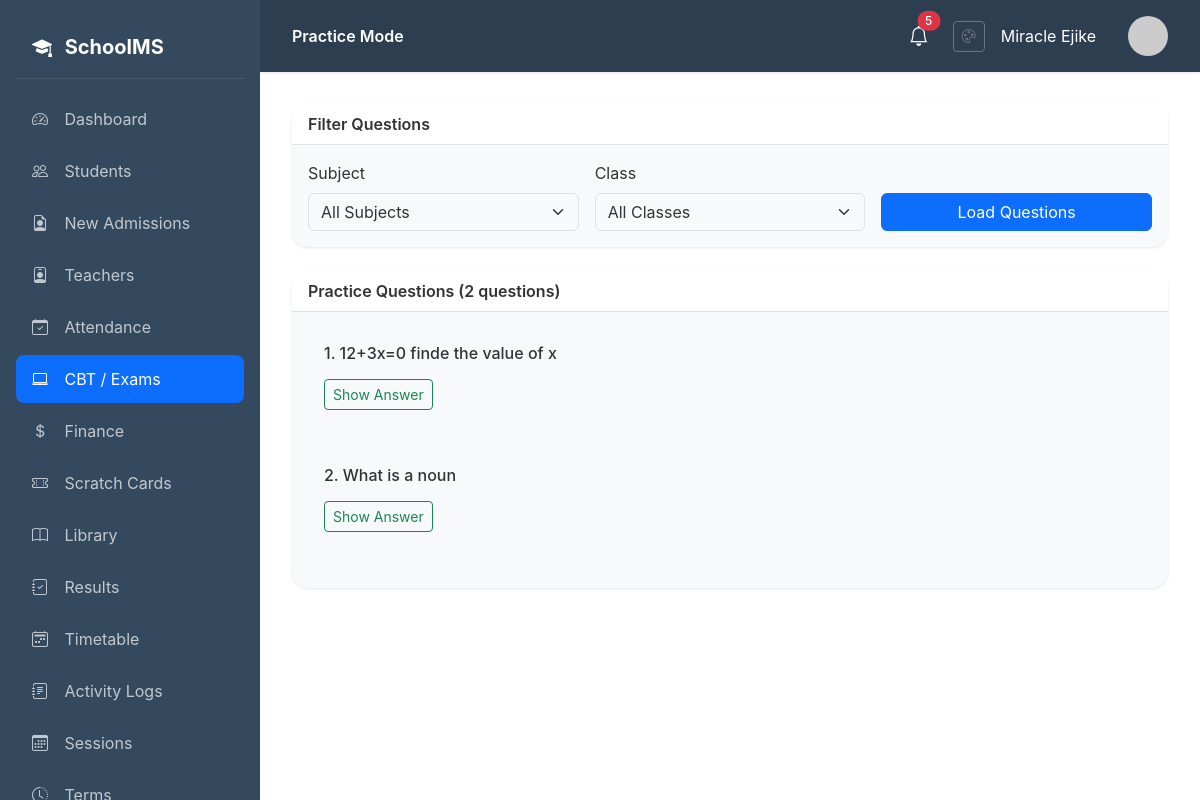
The page /cbt/practice/ (signed in) on the database its author committed.
### cbt/models.py (models this page shows, shortened)
class QuestionBank(models.Model):
    QUESTION_TYPES = [
        ('multiple_choice', 'Multiple Choice'),
        ('true_false', 'True/False'),
        ('short_answer', 'Short Answer'),
    ]
    DIFFICULTY_LEVELS = [
        ('easy', 'Easy'),
        ('medium', 'Medium'),
        ('hard', 'Hard'),
    ]
    subject = models.ForeignKey(Subject, on_delete=models.CASCADE)
    class_level = models.ForeignKey(ClassLevel, on_delete=models.CASCADE)
    question_text = models.TextField()
    question_type = models.CharField(max_length=20, choices=QUESTION_TYPES, default='multiple_choice')
    option_a = models.CharField(max_length=255, blank=True)
    option_b = models.CharField(max_length=255, blank=True)
    option_c = models.CharField(max_length=255, blank=True)
    option_d = models.CharField(max_length=255, blank=True)
    correct_answer = models.CharField(max_length=255)
    explanation = models.TextField(blank=True)
    difficulty = models.CharField(max_length=10, choices=DIFFICULTY_LEVELS, default='medium')
    created_by = models.ForeignKey(Teacher, on_delete=models.SET_NULL, null=True)
    created_at = models.DateTimeField(auto_now_add=True)

### cbt/views.py (the view)
# urls.py: path('practice/', views.practice_mode, name='practice'),
@login_required
def practice_mode(request):
    subjects = Subject.objects.all()
    class_levels = ClassLevel.objects.all()
    subject_filter = request.GET.get('subject', '')
    class_filter = request.GET.get('class', '')
    questions = QuestionBank.objects.all()
    if subject_filter:
        questions = questions.filter(subject_id=subject_filter)
    if class_filter:
        questions = questions.filter(class_level_id=class_filter)
    questions = list(questions)
    if questions:
        random.shuffle(questions)
        questions = questions[:10]
    context = {
        'subjects': subjects,
        'class_levels': class_levels,
        'questions': questions,
        'subject_filter': subject_filter,
        'class_filter': class_filter,
    }
    return render(request, 'cbt/practice.html', context)

### core/context_processors.py (called while the page is built)
def vapid_public_key(request):
    return {
        'vapid_public_key': getattr(settings, 'VAPID_PUBLIC_KEY', ''),
    }

### templates/cbt/practice.html (shortened to what this page needs)
{% extends 'base.html' %}
{% block page_title %}Practice Mode{% endblock %}
{% block content %}
<div class="card mb-4">
    <div class="card-header">Filter Questions</div>
    <div class="card-body">
        <form method="get" class="row g-3">
            <div class="col-md-4">
                <label class="form-label">Subject</label>
                <select name="subject" class="form-select">
                    <option value="">All Subjects</option>
                </select>
            </div>
            <div class="col-md-4">
                <label class="form-label">Class</label>
                <select name="class" class="form-select">
                    <option value="">All Classes</option>
                </select>
            </div>
            <div class="col-md-4 d-flex align-items-end">
                <button type="submit" class="btn btn-primary w-100">Load Questions</button>
            </div>
        </form>
    </div>
</div>
{% if questions %}
<div class="card">
    <div class="card-header">Practice Questions ({{ questions|length }} questions)</div>
    <div class="card-body">
        {% for question in questions %}
        <div class="mb-4 p-3 bg-light rounded">
            <h6 class="mb-3">{{ forloop.counter }}. {{ question.question_text }}</h6>
            <div class="mt-2">
                <button class="btn btn-sm btn-outline-success" type="button" onclick="this.nextElementSibling.classList.toggle('d-none')">Show Answer</button>
            </div>
        </div>
        {% endfor %}
    </div>
</div>
{% endif %}
{% endblock %}

### templates/base.html (shortened to what this page needs)
{% load static %}
<!DOCTYPE html>
<html lang="en">
<head>
    <link href="https://cdn.jsdelivr.net/npm/bootstrap@5.3.2/dist/css/bootstrap.min.css" rel="stylesheet">
    <link href="https://cdn.jsdelivr.net/npm/bootstrap-icons@1.11.1/font/bootstrap-icons.css" rel="stylesheet">
    <link rel="stylesheet" href="{% static 'css/theme.css' %}">
</head>
<body>
    <nav class="sidebar">
        <div class="brand">
            <i class="bi bi-mortarboard-fill me-2"></i>
            SchoolMS
        </div>
        <ul class="nav flex-column">
            <li class="nav-item">
                <a class="nav-link {% if request.resolver_match.url_name == 'dashboard' %}active{% endif %}" href="{% url 'core:dashboard' %}">
                    <i class="bi bi-speedometer2"></i> Dashboard
                </a>
            </li>
            {% if user.profile.role == 'admin' or user.profile.role == 'teacher' %}
            <li class="nav-item">
                <a class="nav-link {% if 'students' in request.path %}active{% endif %}" href="{% url 'students:student_list' %}">
                    <i class="bi bi-people"></i> Students
                </a>
            </li>
            {% endif %}
            {% if user.profile.role == 'admin' %}
            <li class="nav-item">
                <a class="nav-link {% if 'admissions' in request.path %}active{% endif %}" href="{% url 'homepage:admission_list' %}">
                    <i class="bi bi-file-earmark-person"></i> New Admissions
                </a>
            </li>
            <li class="nav-item">
                <a class="nav-link {% if 'teachers' in request.path %}active{% endif %}" href="{% url 'teachers:teacher_list' %}">
                    <i class="bi bi-person-badge"></i> Teachers
                </a>
            </li>
            {% endif %}
            {% if user.profile.role == 'admin' or user.profile.role == 'teacher' or user.profile.role == 'student' %}
            <li class="nav-item">
                <a class="nav-link {% if 'attendance' in request.path %}active{% endif %}" href="{% url 'attendance:dashboard' %}">
                    <i class="bi bi-calendar-check"></i> Attendance
                </a>
            </li>
            {% endif %}
            <li class="nav-item">
                <a class="nav-link {% if 'cbt' in request.path %}active{% endif %}" href="{% url 'cbt:dashboard' %}">
                    <i class="bi bi-laptop"></i> CBT / Exams
                </a>
            </li>
            {% if user.profile.role == 'admin' or user.profile.role == 'accountant' or user.profile.role == 'student' %}
            <li class="nav-item">
                <a class="nav-link {% if 'finance' in request.path %}active{% endif %}" href="{% url 'finance:dashboard' %}">
                    <i class="bi bi-currency-dollar"></i> Finance
                </a>
            </li>
            <li class="nav-item">
                <a class="nav-link {% if 'scratchcard' in request.path %}active{% endif %}" href="{% url 'scratchcard:dashboard' %}">
                    <i class="bi bi-ticket-perforated"></i> Scratch Cards
                </a>
            </li>
            {% endif %}
            {% if user.profile.role == 'admin' or user.profile.role == 'librarian' or user.profile.role == 'teacher' or user.profile.role == 'student' %}
            <li class="nav-item">
                <a class="nav-link {% if 'library' in request.path %}active{% endif %}" href="{% url 'library:dashboard' %}">
                    <i class="bi bi-book"></i> Library
                </a>
            </li>
            {% endif %}
            <li class="nav-item">
                <a class="nav-link {% if 'results' in request.path %}active{% endif %}" href="{% url 'students:results_dashboard' %}">
                    <i class="bi bi-journal-check"></i> Results
                </a>
            </li>
            {% if user.profile.role == 'admin' or user.profile.role == 'teacher' %}
            <li class="nav-item">
                <a class="nav-link {% if 'timetable' in request.path %}active{% endif %}" href="{% url 'timetable:list' %}">
                    <i class="bi bi-calendar2-week"></i> Timetable
                </a>
            </li>
            {% endif %}
            {% if user.profile.role == 'admin' %}
            <li class="nav-item">
                <a class="nav-link {% if 'audit-logs' in request.path %}active{% endif %}" href="{% url 'core:audit_logs' %}">
                    <i class="bi bi-journal-text"></i> Activity Logs
                </a>
            </li>
            <li class="nav-item">
                <a class="nav-link {% if 'sessions' in request.path %}active{% endif %}" href="{% url 'core:session_list' %}">
                    <i class="bi bi-calendar3"></i> Sessions
                </a>
            </li>
            <li class="nav-item">
                <a class="nav-link {% if 'terms' in request.path %}active{% endif %}" href="{% url 'core:term_list' %}">
                    <i class="bi bi-clock-history"></i> Terms
                </a>
            </li>
            {% endif %}
        </ul>
    </nav>
    <main class="main-content">
        <div class="top-bar">
            <div>
                <span class="fw-semibold">{% block page_title %}Dashboard{% endblock %}</span>
            </div>
            <div class="d-flex align-items-center gap-3">
                <div class="dropdown me-2">
                    <button class="btn btn-link text-white position-relative p-0 border-0" type="button" id="notificationBell" data-bs-toggle="dropdown" aria-expanded="false">
                        <i class="bi bi-bell fs-5"></i>
                        <span id="notification-badge" class="position-absolute top-0 start-100 translate-middle badge rounded-pill bg-danger d-none">
                        </span>
                    </button>
                </div>
                <a href="{% url 'accounts:theme_settings' %}" class="btn btn-sm btn-outline-secondary" title="Theme Settings">
                    <i class="bi bi-palette"></i>
                </a>
                <span class="me-3">{{ user.get_full_name|default:user.username }}</span>
                <img src="https://ui-avatars.com/api/?name={{ user.username }}&background=4f46e5&color=fff" class="avatar" alt="Avatar">
            </div>
        </div>
        {% block content %}{% endblock %}
    </main>
</body>
</html>

### static/css/theme.css (style rules this page uses)
:root { --primary-color: #0d6efd; --secondary-color: #6c757d; --accent-color: #198754; --navbar-color: #2c3e50; --sidebar-color: #34495e; --background-color: #ffffff; --text-color: #333333; --light-bg: #f8f9fa; --border-color: #dee2e6; }
body { background-color: var(--background-color); color: var(--text-color); transition: background-color 0.3s ease, color 0.3s ease; }
.sidebar { background-color: var(--sidebar-color) !important; transition: background-color 0.3s ease; }
.top-bar { background-color: var(--navbar-color) !important; color: white; transition: background-color 0.3s ease; }
.card { background-color: var(--light-bg); color: var(--text-color); border-color: var(--border-color) !important; transition: background-color 0.3s ease, color 0.3s ease; }
.card-header { background-color: var(--background-color); border-bottom-color: var(--border-color) !important; }
.btn-primary { background-color: var(--primary-color) !important; border-color: var(--primary-color) !important; }
.main-content { background-color: var(--background-color); transition: background-color 0.3s ease; }
.form-control, .form-select { background-color: var(--light-bg); color: var(--text-color); border-color: var(--border-color); }
.sidebar .nav-link { color: rgba(255, 255, 255, 0.7); }
.sidebar .nav-link:hover, .sidebar .nav-link.active { background-color: var(--primary-color) !important; color: white; }

### templates/base.html (style rules this page uses)
body { font-family: 'Inter', -apple-system, BlinkMacSystemFont, 'Segoe UI', Roboto, sans-serif; background-color: var(--background-color); overflow-x: hidden; }
.reveal-hidden { opacity: 0; transform: translateY(20px); transition: all 0.6s cubic-bezier(0.4, 0, 0.2, 1); }
.reveal-visible { opacity: 1; transform: translateY(0); }
.btn { transition: all 0.2s ease; }
.sidebar { position: fixed; top: 0; left: 0; height: 100vh; width: var(--sidebar-width); background-color: var(--sidebar-color); padding: 1rem; overflow-y: auto; z-index: 1000; }
.sidebar .brand { color: #fff; font-size: 1.25rem; font-weight: 700; padding: 1rem; margin-bottom: 1rem; border-bottom: 1px solid rgba(255,255,255,0.1); }
.sidebar .nav-link { color: rgba(255,255,255,0.7); padding: 0.75rem 1rem; border-radius: 0.5rem; margin-bottom: 0.25rem; transition: all 0.2s; }
.sidebar .nav-link:hover, .sidebar .nav-link.active { color: #fff; background: rgba(255,255,255,0.1); }
.sidebar .nav-link i { width: 24px; margin-right: 0.75rem; }
.main-content { margin-left: var(--sidebar-width); padding: 2rem; min-height: 100vh; background-color: transparent; color: var(--text-color); position: relative; }
.top-bar { background-color: var(--navbar-color); color: white; padding: 1rem 2rem; margin: -2rem -2rem 2rem -2rem; box-shadow: 0 1px 3px rgba(0,0,0,0.1); display: flex; justify-content: space-between; align-items: center; }
.card { border: none; border-radius: 1rem; box-shadow: 0 1px 3px rgba(0,0,0,0.1); }
.card-header { background: #fff; border-bottom: 1px solid #e2e8f0; font-weight: 600; }
.btn-primary { background: var(--primary-color); border-color: var(--primary-color); }
.badge { font-weight: 500; }
.avatar { width: 40px; height: 40px; border-radius: 50%; object-fit: cover; }

### rows shown on the page
QuestionBank: question_text "12+3x=0 finde the value of x"
QuestionBank: question_text "What is a noun"

### other values the page prints
{{ user.get_full_name|default:user.username }} "Miracle Ejike"
{{ questions|length }} "2"
